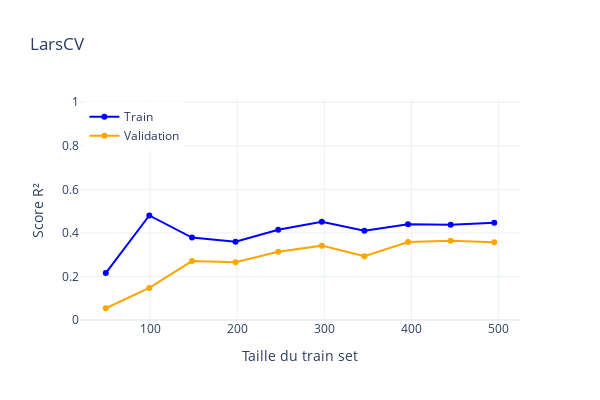
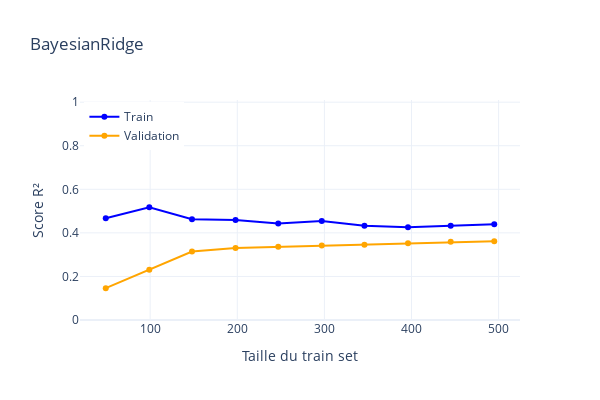
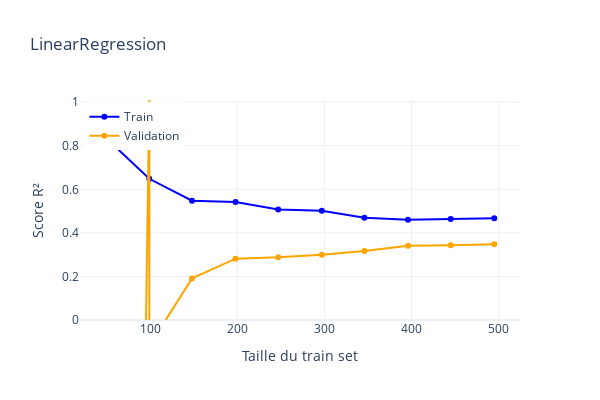

Write notebook code for charts like these, in order.
### Code cell
evaluation(dict_models,kfold)

### Figure 1 — Plotly figure (JSON) as saved in the notebook; plotly's stock layout.template omitted (floating-point values rounded to 4 significant figures)
{"data": [{"line": {"color": "blue"}, "mode": "lines+markers", "name": "Train", "type": "scatter", "x": [49, 99, 148, 198, 247, 297, 346, 396, 445, 495], "y": [0.2155, 0.4799, 0.3782, 0.3595, 0.414, 0.4515, 0.4101, 0.4391, 0.4369, 0.4466]}, {"line": {"color": "orange"}, "mode": "lines+markers", "name": "Validation", "type": "scatter", "x": [49, 99, 148, 198, 247, 297, 346, 396, 445, 495], "y": [0.05389, 0.1472, 0.2706, 0.2653, 0.313, 0.3414, 0.2925, 0.358, 0.3638, 0.3564]}], "layout": {"height": 400, "legend": {"x": 0.01, "y": 0.99}, "title": {"text": "LarsCV"}, "width": 600, "xaxis": {"autorange": true, "range": [19.44, 524.6], "title": {"text": "Taille du train set"}, "type": "linear"}, "yaxis": {"range": [0, 1.01], "title": {"text": "Score R²"}, "type": "linear"}}}

### Figure 2 — Plotly figure (JSON) as saved in the notebook; plotly's stock layout.template omitted (floating-point values rounded to 4 significant figures)
{"data": [{"line": {"color": "blue"}, "mode": "lines+markers", "name": "Train", "type": "scatter", "x": [49, 99, 148, 198, 247, 297, 346, 396, 445, 495], "y": [0.4669, 0.5177, 0.4622, 0.4589, 0.4429, 0.454, 0.4328, 0.4255, 0.4326, 0.4392]}, {"line": {"color": "orange"}, "mode": "lines+markers", "name": "Validation", "type": "scatter", "x": [49, 99, 148, 198, 247, 297, 346, 396, 445, 495], "y": [0.1463, 0.231, 0.3144, 0.3309, 0.3364, 0.3422, 0.3454, 0.3526, 0.3588, 0.3611]}], "layout": {"height": 400, "legend": {"x": 0.01, "y": 0.99}, "title": {"text": "BayesianRidge"}, "width": 600, "xaxis": {"autorange": true, "range": [19.44, 524.6], "title": {"text": "Taille du train set"}, "type": "linear"}, "yaxis": {"range": [0, 1.01], "title": {"text": "Score R²"}, "type": "linear"}}}

### Figure 3 — Plotly figure (JSON) as saved in the notebook; plotly's stock layout.template omitted (floating-point values rounded to 4 significant figures)
{"data": [{"line": {"color": "blue"}, "mode": "lines+markers", "name": "Train", "type": "scatter", "x": [49, 99, 148, 198, 247, 297, 346, 396, 445, 495], "y": [0.8371, 0.6483, 0.5478, 0.542, 0.5069, 0.5018, 0.4691, 0.46, 0.4641, 0.4671]}, {"line": {"color": "orange"}, "mode": "lines+markers", "name": "Validation", "type": "scatter", "x": [49, 99, 148, 198, 247, 297, 346, 396, 445, 495], "y": [-1.459e+22, -0.1195, 0.1909, 0.2816, 0.2876, 0.3001, 0.317, 0.341, 0.3429, 0.3473]}], "layout": {"height": 400, "legend": {"x": 0.01, "y": 0.99}, "title": {"text": "LinearRegression"}, "width": 600, "xaxis": {"autorange": true, "range": [19.44, 524.6], "title": {"text": "Taille du train set"}, "type": "linear"}, "yaxis": {"range": [0, 1.01], "title": {"text": "Score R²"}, "type": "linear"}}}
